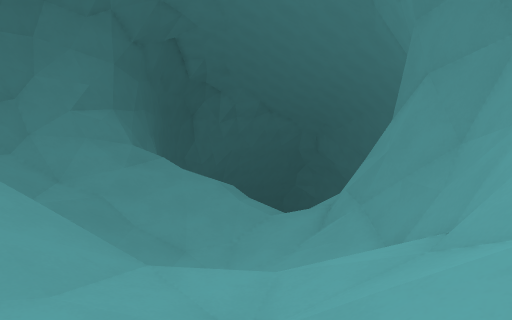
[1] (above)

16 first-person views from a walk through a 3-D level made in the Godot game engine. The camera is 1.3 m above the floor, tilts 6° down and sees 75° across. The floor is counted in squares, 0.99 m on a side. Each view is taken from the middle of a square. On the plan, view 1 faces up. The plan holds only what a view shows up to about 15 squares ahead; the rest is blank. The place goes on beyond the plan. Characters and animated objects are left out.

[2]
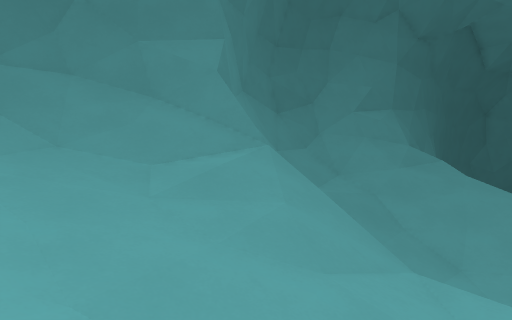

[3]
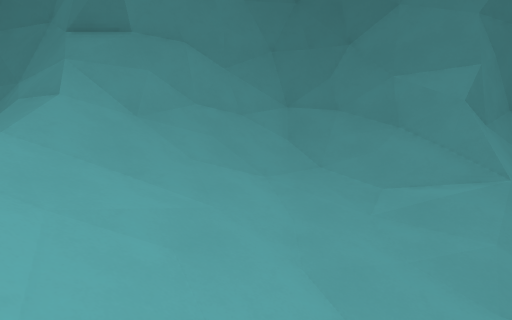

[4]
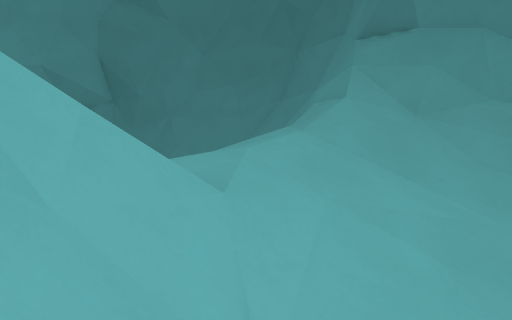

[5]
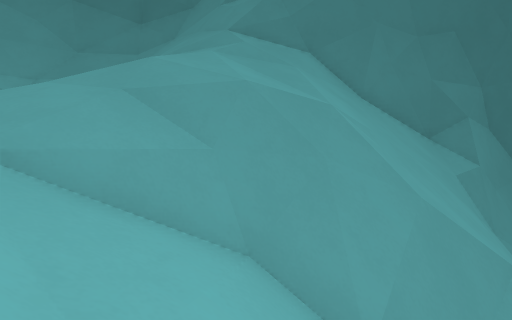

[6]
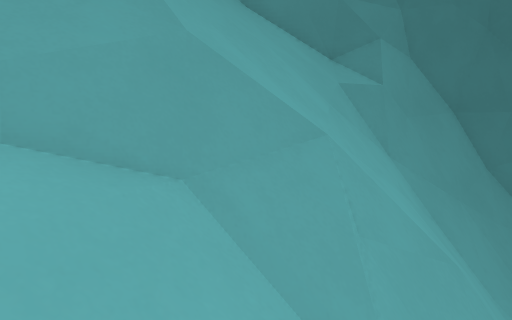

[7]
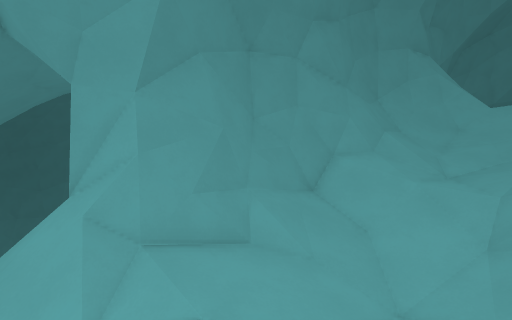

[8]
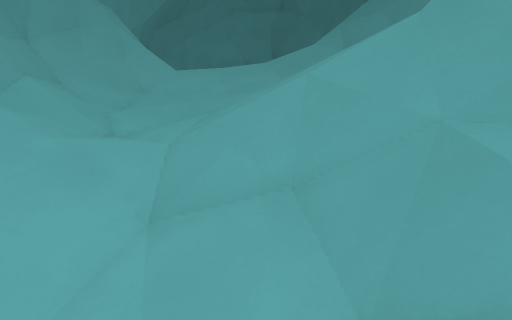

[9]
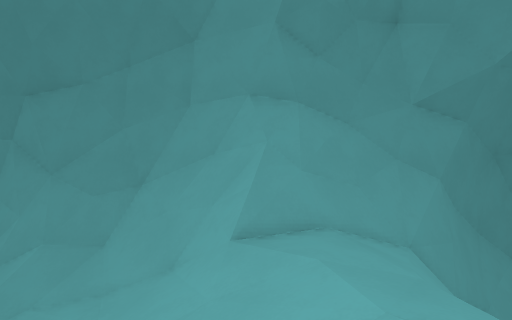

[10]
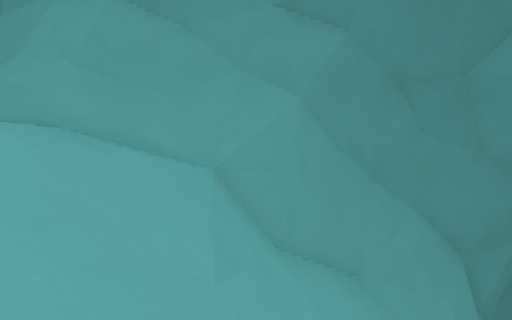

[11]
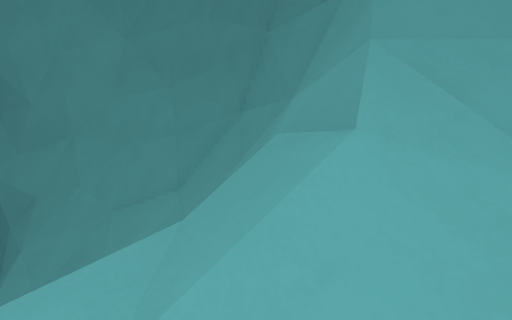

[12]
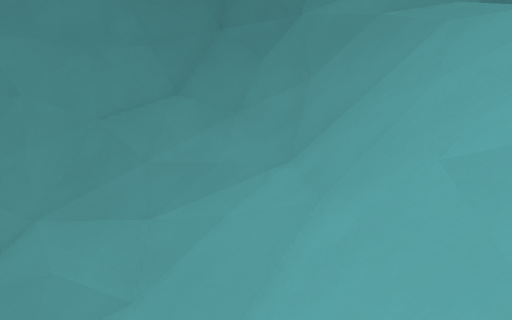

[13]
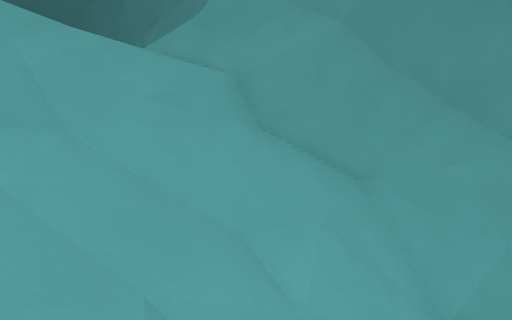

[14]
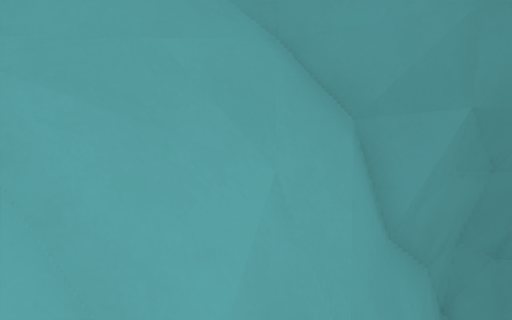

[15]
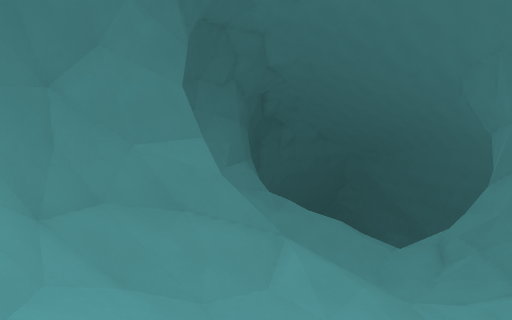

[16]
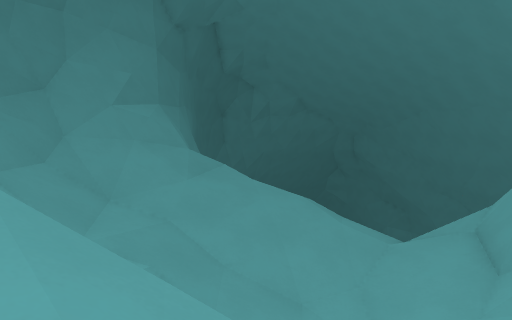

### Floor plan
Key: @ floor where view 1 was taken; # wall or solid block; x gap in a wall; . main floor; - floor 0.75 m lower than the main floor; _ floor 2.25 m lower than the main floor; < floor 3 m lower than the main floor; ( floor 4 m lower than the main floor; ! floor 4.25 m lower than the main floor; / step, stairs or slope; = window, fence, low wall or low ledge; v drop or lower ground; O other object.
Columns run from 10 left of view 1 to 5 right of it. Each row starts with its distance up from view 1.
 23    #vvvv
 22    ##vvvv
 21     #vvvvvv
 20     #//vvvv
 19     #/////v/
 18     #/////=///
 17     #/////=//
 16     #/////!/
 15   ###//////// /
 14   ##=/////////=
 13  ##=///////////v
 12  #/////////////x
 11  #=////////<<=##
 10  #=/////////=##
  9  ##/////((///##
  8  ##//////////##
  7   ##=O///////##
  6   ##===v=////##
  5  ###=////////##
  4 ##=//-////_//##
  3 ##//////////=##
  2 #///-///////=#
  1 #////////////##
  0 ##////////@//=#
 -1 ##=/////////=##
 -2  ##////////==#
 -3  ##=////////=#
 -4   ##////.../##
 -5   #==///////=#
 -6   ###=//////=#
 -7   ##==/////=##
 -8   ##////////##
 -9   ##////////##
-10   #//////////##
-11   ##////  ///=#
-12    #==//    vv#
-13    ###v      v##
-14     ##v       v#
-15      #v        #

Positions as (right, up) in squares from view 1, and headings:
1: (0, 0), facing up
2: (0, 0), facing up-left
3: (2, 0), facing left
4: (2, 0), facing down-left
5: (4, 15), facing left
6: (3, 18), facing left
7: (-3, 14), facing down-right
8: (-3, 10), facing down
9: (-6, -3), facing right
10: (-4, -7), facing right
11: (-3, -3), facing down-left
12: (1, -8), facing left
13: (-4, -12), facing up-right
14: (0, -11), facing right
15: (-6, -4), facing up
16: (-3, 3), facing up
